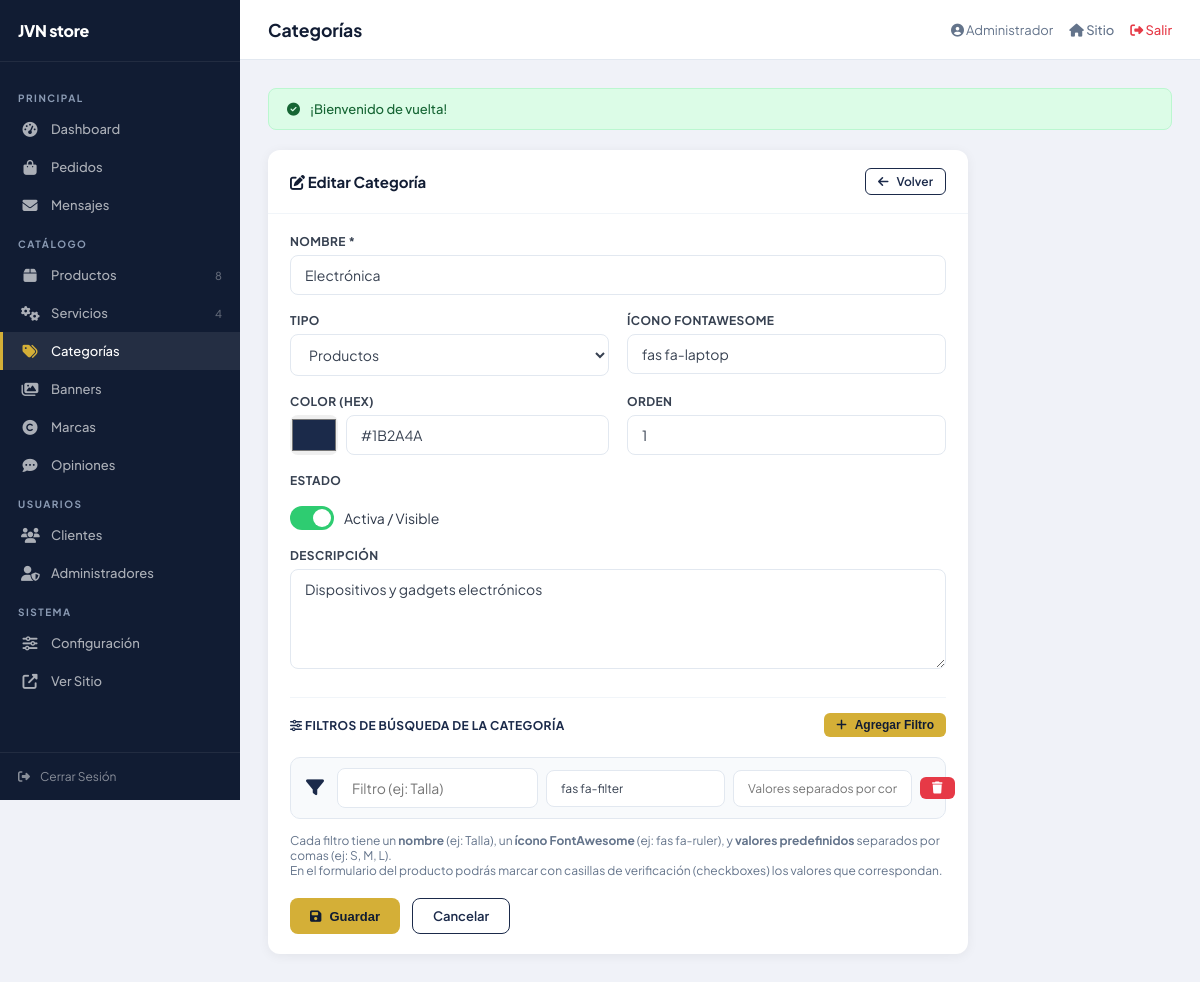
The page /admin/categorias.php?edit=1 (signed in) on the database its author committed.
### tables this page shows
CREATE TABLE IF NOT EXISTS `categorias` (
    `id`          INT(11) NOT NULL AUTO_INCREMENT,
    `nombre`      VARCHAR(100) NOT NULL,
    `slug`        VARCHAR(100) NOT NULL UNIQUE,
    `descripcion` TEXT DEFAULT NULL,
    `icono`       VARCHAR(100) DEFAULT 'fas fa-box',
    `imagen`      VARCHAR(255) DEFAULT NULL,
    `color`       VARCHAR(20) DEFAULT '#1B2A4A',
    `tipo`        ENUM('producto','servicio','ambos') DEFAULT 'producto',
    `orden`       INT(11) DEFAULT 0,
    `activo`      TINYINT(1) DEFAULT 1,
    `created_at`  TIMESTAMP DEFAULT CURRENT_TIMESTAMP,
    PRIMARY KEY (`id`)
);

### includes/helpers.php (called while the page is built, shortened)
<?php
function sanitize($data)
{
    return htmlspecialchars(trim($data), ENT_QUOTES, 'UTF-8');
}

### admin/categorias.php (the view, shortened to what this page needs)
<?php
require_once __DIR__ . '/includes/header.php';
$db = getDB();
try {
  $q1 = $db->query("SHOW COLUMNS FROM categorias LIKE 'atributos'");
  if (!$q1->fetch()) {
      $db->exec("ALTER TABLE categorias ADD COLUMN atributos TEXT DEFAULT NULL");
  }
  $q2 = $db->query("SHOW COLUMNS FROM productos LIKE 'atributos'");
  if (!$q2->fetch()) {
      $db->exec("ALTER TABLE productos ADD COLUMN atributos TEXT DEFAULT NULL");
  }
  $q3 = $db->query("SHOW COLUMNS FROM servicios LIKE 'atributos'");
  if (!$q3->fetch()) {
      $db->exec("ALTER TABLE servicios ADD COLUMN atributos TEXT DEFAULT NULL");
  }
} catch (Exception $e) {
  error_log("Error auto-migración: " . $e->getMessage());
}
$editCat = null;
if(isset($_GET['edit'])){
  $s = $db->prepare("SELECT * FROM categorias WHERE id=?");
  $s->execute([(int)$_GET['edit']]); $editCat = $s->fetch();
}
$showForm = (isset($_GET['action']) && $_GET['action']==='new') || $editCat;
?>
<?php if($showForm): ?>
<div class="adm-card" style="max-width:700px">
  <div class="adm-card-header">
    <h2><i class="fas fa-<?= $editCat?'edit':'plus' ?>"></i> <?= $editCat?'Editar':'Nueva' ?> Categoría</h2>
    <a href="<?= BASE_URL ?>admin/categorias.php" class="btn btn-sm btn-outline"><i class="fas fa-arrow-left"></i> Volver</a>
  </div>
  <div class="adm-card-body">
  <form method="POST">
    <div class="adm-form-grid">
      <div class="form-group full">
        <label class="form-label">Nombre *</label>
        <input type="text" name="nombre" class="form-control" value="<?= sanitize($editCat['nombre']??'') ?>" required>
      </div>
      <div class="form-group">
        <label class="form-label">Tipo</label>
        <select name="tipo" class="form-control">
          <option value="producto" <?= ($editCat['tipo']??'producto')==='producto'?'selected':'' ?>>Productos</option>
        </select>
      </div>
      <div class="form-group">
        <label class="form-label">Ícono FontAwesome</label>
        <input type="text" name="icono" class="form-control" value="<?= sanitize($editCat['icono']??'fas fa-box') ?>" placeholder="fas fa-laptop">
      </div>
      <div class="form-group">
        <label class="form-label">Color (hex)</label>
        <div style="display:flex;gap:8px;align-items:center">
          <input type="color" name="color" value="<?= $editCat['color']??'#1B2A4A' ?>" style="width:48px;height:40px;border:none;border-radius:8px;cursor:pointer">
          <input type="text" id="colorText" value="<?= $editCat['color']??'#1B2A4A' ?>" class="form-control" style="flex:1" oninput="document.querySelector('[name=color]').value=this.value">
        </div>
      </div>
      <div class="form-group">
        <label class="form-label">Orden</label>
        <input type="number" name="orden" class="form-control" value="<?= $editCat['orden']??0 ?>" min="0">
      </div>
      <div class="form-group">
        <label class="form-label" style="margin-bottom:12px">Estado</label>
        <label style="display:flex;align-items:center;gap:10px">
          <label class="toggle"><input type="checkbox" name="activo" <?= ($editCat['activo']??1)?'checked':'' ?>><span class="toggle-slider"></span></label>
          Activa / Visible
        </label>
      </div>
      <div class="form-group full">
        <label class="form-label">Descripción</label>
        <textarea name="descripcion" class="form-control" rows="3"><?= sanitize($editCat['descripcion']??'') ?></textarea>
      </div>
      <div class="form-group full" style="border-top:1px solid #f1f5f9;padding-top:15px;margin-top:10px">
        <label class="form-label" style="color:var(--navy);font-weight:700;margin-bottom:14px;display:flex;align-items:center;justify-content:space-between">
          <span><i class="fas fa-sliders-h"></i> Filtros de Búsqueda de la Categoría</span>
          <button type="button" onclick="addFilterRow()" class="btn btn-sm btn-gold" style="font-size:12px">
            <i class="fas fa-plus"></i> Agregar Filtro
          </button>
        </label>
        <div id="filtros-container" style="display:flex;flex-direction:column;gap:10px">
          <?php
          $filtrosExistentes = [];
          if (empty($filtrosExistentes)) {
              $filtrosExistentes = [['nombre' => '', 'icono' => 'fas fa-filter', 'opciones' => '']];
          }
          foreach ($filtrosExistentes as $fi => $frow): ?>
          <div class="filtro-row" style="display:grid;grid-template-columns:1.5fr 1.2fr 2fr auto;gap:8px;align-items:center;background:#f8fafc;padding:10px 12px;border-radius:10px;border:1px solid #e2e8f0">
            <div style="display:flex;align-items:center;gap:10px">
              <i class="<?= sanitize($frow['icono'] ?? 'fas fa-filter') ?> filtro-icon-preview" style="color:#1B2A4A;font-size:18px;width:24px;text-align:center"></i>
              <input type="text" name="filtro_nombre[]" class="form-control" value="<?= sanitize($frow['nombre'] ?? '') ?>" placeholder="Filtro (ej: Talla)" style="flex:1" required>
            </div>
            <input type="text" name="filtro_icono[]" class="form-control filtro-icono-input" value="<?= sanitize($frow['icono'] ?? 'fas fa-filter') ?>" placeholder="Icono (fas fa-ruler)" style="font-size:12px" oninput="updateIconPreview(this)">
            <input type="text" name="filtro_opciones[]" class="form-control" value="<?= sanitize($frow['opciones'] ?? '') ?>" placeholder="Valores separados por coma (ej: S, M, L, XL)" style="font-size:12px">
            <button type="button" onclick="this.closest('.filtro-row').remove()" class="btn btn-sm btn-danger" title="Eliminar">
              <i class="fas fa-trash"></i>
            </button>
          </div>
          <?php endforeach; ?>
        </div>
        <small style="color:#64748b;font-size:12px;margin-top:8px;display:block">
          Cada filtro tiene un <strong>nombre</strong> (ej: Talla), un <strong>ícono FontAwesome</strong> (ej: fas fa-ruler), y <strong>valores predefinidos</strong> separados por comas (ej: S, M, L).<br>
          En el formulario del producto podrás marcar con casillas de verificación (checkboxes) los valores que correspondan.
        </small>
      </div>
    </div>
    <div style="display:flex;gap:12px;margin-top:20px">
      <button type="submit" class="btn btn-gold"><i class="fas fa-save"></i> Guardar</button>
      <a href="<?= BASE_URL ?>admin/categorias.php" class="btn btn-outline">Cancelar</a>
    </div>
  </form>
  </div>
</div>
<?php endif; ?>
<?php require_once __DIR__ . '/includes/footer.php'; ?>

### admin/css/admin.css (style rules this page uses)
:root { --navy:#1B2A4A;--navy-dark:#111C33;--gold:#D4AF37;--silver:#8B9BB4;--white:#fff;--offwhite:#F0F2F8;--success:#2ECC71;--danger:#E63946;--warning:#F39C12;--info:#3498DB;--sidebar-w:240px;--font:'Plus Jakarta Sans',system-ui,sans-serif; }
*,*::before,*::after { box-sizing:border-box;margin:0;padding:0; }
body { font-family:var(--font);background:var(--offwhite);color:#2d3748;font-size:14px;-webkit-font-smoothing:antialiased; }
a { text-decoration:none;color:inherit; }
.adm-card { background:var(--white);border-radius:12px;box-shadow:0 2px 12px rgba(0,0,0,.06);overflow:hidden;margin-bottom:24px; }
.adm-card-header { padding:18px 22px;border-bottom:1px solid #f1f5f9;display:flex;align-items:center;justify-content:space-between; }
.adm-card-header h2 { font-size:15px;font-weight:700;color:var(--navy-dark); }
.adm-card-body { padding:20px 22px; }
.btn { display:inline-flex;align-items:center;gap:8px;padding:9px 20px;border-radius:8px;font-size:13px;font-weight:600;border:none;cursor:pointer;transition:all .2s; }
.btn-gold { background:var(--gold);color:var(--navy-dark); }
.btn-danger { background:var(--danger);color:#fff; }
.btn-outline { background:transparent;color:var(--navy);border:1.5px solid var(--navy); }
.btn-sm { padding:5px 12px;font-size:12px;border-radius:6px; }
.adm-form-grid { display:grid;grid-template-columns:1fr 1fr;gap:18px; }
.form-group { display:flex;flex-direction:column;gap:6px; }
.form-group.full { grid-column:1/-1; }
.form-label { font-size:12px;font-weight:700;color:#374151;text-transform:uppercase;letter-spacing:.4px; }
.form-control { padding:10px 14px;border:1.5px solid #e2e8f0;border-radius:8px;font-size:14px;color:#374151;transition:border .2s;outline:none;background:#fff;font-family:inherit; }
textarea.form-control { resize:vertical;min-height:100px; }
select.form-control option { padding:8px; }
.toggle { position:relative;display:inline-block;width:44px;height:24px; }
.toggle-slider { position:absolute;inset:0;background:#cbd5e1;border-radius:24px;cursor:pointer;transition:.3s; }
.toggle-slider::before { content:'';position:absolute;width:18px;height:18px;background:#fff;border-radius:50%;left:3px;top:3px;transition:.3s; }
.toggle input:checked + .toggle-slider { background:var(--success); }
.toggle input:checked + .toggle-slider::before { transform:translateX(20px); }

### rows shown on the page
categorias: nombre "Electrónica", tipo "Productos", icono "fas fa-laptop", color "#1b2a4a", color "#1B2A4A", orden "1", descripcion "Dispositivos y gadgets electrónicos"

### other values the page prints
$cntProductos "8"
$cntServicios "4"
$pageTitle "Categorías"
explode(' ',$currentUser['nombre'])[0] "Administrador"
$flash['message'] "¡Bienvenido de vuelta!"
